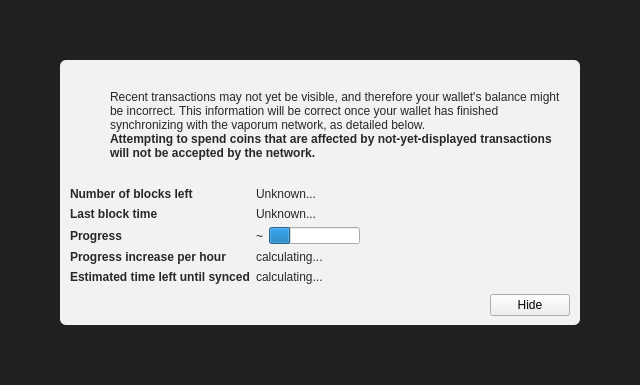
<?xml version="1.0" encoding="UTF-8"?>
<ui version="4.0">
 <class>ModalOverlay</class>
 <widget class="ModalOverlay" name="ModalOverlay">
  <property name="geometry">
   <rect>
    <x>0</x>
    <y>0</y>
    <width>640</width>
    <height>385</height>
   </rect>
  </property>
  <property name="windowTitle">
   <string>Form</string>
  </property>
  <layout class="QVBoxLayout" name="verticalLayout" stretch="0">
   <property name="sizeConstraint">
    <enum>QLayout::SetDefaultConstraint</enum>
   </property>
   <property name="leftMargin">
    <number>0</number>
   </property>
   <property name="topMargin">
    <number>0</number>
   </property>
   <property name="rightMargin">
    <number>0</number>
   </property>
   <property name="bottomMargin">
    <number>0</number>
   </property>
   <item>
    <widget class="QWidget" name="bgWidget" native="true">
     <property name="styleSheet">
      <string notr="true">#bgWidget { background: rgba(0,0,0,220); }</string>
     </property>
     <layout class="QVBoxLayout" name="verticalLayoutMain" stretch="1">
      <property name="leftMargin">
       <number>60</number>
      </property>
      <property name="topMargin">
       <number>60</number>
      </property>
      <property name="rightMargin">
       <number>60</number>
      </property>
      <property name="bottomMargin">
       <number>60</number>
      </property>
      <item>
       <widget class="QWidget" name="contentWidget" native="true">
        <property name="styleSheet">
         <string notr="true">#contentWidget { background: rgba(255,255,255,240); border-radius: 6px; }

QLabel { color: rgb(40,40,40);  }</string>
        </property>
        <layout class="QVBoxLayout" name="verticalLayoutSub" stretch="1,0,0,0">
         <property name="spacing">
          <number>0</number>
         </property>
         <property name="leftMargin">
          <number>10</number>
         </property>
         <property name="topMargin">
          <number>10</number>
         </property>
         <property name="rightMargin">
          <number>10</number>
         </property>
         <property name="bottomMargin">
          <number>10</number>
         </property>
         <item>
          <layout class="QHBoxLayout" name="horizontalLayoutIconText" stretch="0,1">
           <property name="topMargin">
            <number>20</number>
           </property>
           <item>
            <layout class="QVBoxLayout" name="verticalLayoutIcon">
             <property name="leftMargin">
              <number>0</number>
             </property>
             <item>
              <widget class="QPushButton" name="warningIcon">
               <property name="enabled">
                <bool>false</bool>
               </property>
               <property name="text">
                <string/>
               </property>
               <property name="icon">
                <iconset>
                 <normaloff>:/icons/warning</normaloff>
                 <disabledoff>:/icons/warning</disabledoff>:/icons/warning</iconset>
               </property>
               <property name="iconSize">
                <size>
                 <width>48</width>
                 <height>48</height>
                </size>
               </property>
               <property name="flat">
                <bool>true</bool>
               </property>
              </widget>
             </item>
             <item>
              <spacer name="verticalSpacerWarningIcon">
               <property name="orientation">
                <enum>Qt::Vertical</enum>
               </property>
               <property name="sizeHint" stdset="0">
                <size>
                 <width>20</width>
                 <height>40</height>
                </size>
               </property>
              </spacer>
             </item>
            </layout>
           </item>
           <item>
            <layout class="QVBoxLayout" name="verticalLayoutInfoText">
             <property name="leftMargin">
              <number>0</number>
             </property>
             <property name="topMargin">
              <number>0</number>
             </property>
             <item>
              <widget class="QLabel" name="infoText">
               <property name="text">
                <string>Recent transactions may not yet be visible, and therefore your wallet's balance might be incorrect. This information will be correct once your wallet has finished synchronizing with the vaporum network, as detailed below.</string>
               </property>
               <property name="textFormat">
                <enum>Qt::RichText</enum>
               </property>
               <property name="wordWrap">
                <bool>true</bool>
               </property>
              </widget>
             </item>
             <item>
              <widget class="QLabel" name="infoTextStrong">
               <property name="font">
                <font>
                 <weight>75</weight>
                 <bold>true</bold>
                </font>
               </property>
               <property name="text">
                <string>Attempting to spend coins that are affected by not-yet-displayed transactions will not be accepted by the network.</string>
               </property>
               <property name="textFormat">
                <enum>Qt::RichText</enum>
               </property>
               <property name="wordWrap">
                <bool>true</bool>
               </property>
              </widget>
             </item>
             <item>
              <spacer name="verticalSpacerInTextSpace">
               <property name="orientation">
                <enum>Qt::Vertical</enum>
               </property>
               <property name="sizeHint" stdset="0">
                <size>
                 <width>20</width>
                 <height>40</height>
                </size>
               </property>
              </spacer>
             </item>
            </layout>
           </item>
          </layout>
         </item>
         <item>
          <spacer name="verticalSpacerAfterText">
           <property name="orientation">
            <enum>Qt::Vertical</enum>
           </property>
           <property name="sizeHint" stdset="0">
            <size>
             <width>20</width>
             <height>40</height>
            </size>
           </property>
          </spacer>
         </item>
         <item>
          <layout class="QFormLayout" name="formLayout">
           <property name="fieldGrowthPolicy">
            <enum>QFormLayout::FieldsStayAtSizeHint</enum>
           </property>
           <property name="horizontalSpacing">
            <number>6</number>
           </property>
           <property name="verticalSpacing">
            <number>6</number>
           </property>
           <property name="topMargin">
            <number>10</number>
           </property>
           <item row="0" column="0">
            <widget class="QLabel" name="labelNumberOfBlocksLeft">
             <property name="font">
              <font>
               <weight>75</weight>
               <bold>true</bold>
              </font>
             </property>
             <property name="text">
              <string>Number of blocks left</string>
             </property>
            </widget>
           </item>
           <item row="0" column="1">
            <widget class="QLabel" name="numberOfBlocksLeft">
             <property name="text">
              <string>Unknown...</string>
             </property>
            </widget>
           </item>
           <item row="1" column="0">
            <widget class="QLabel" name="labelLastBlockTime">
             <property name="font">
              <font>
               <weight>75</weight>
               <bold>true</bold>
              </font>
             </property>
             <property name="text">
              <string>Last block time</string>
             </property>
            </widget>
           </item>
           <item row="1" column="1">
            <widget class="QLabel" name="newestBlockDate">
             <property name="sizePolicy">
              <sizepolicy hsizetype="Maximum" vsizetype="Preferred">
               <horstretch>0</horstretch>
               <verstretch>0</verstretch>
              </sizepolicy>
             </property>
             <property name="text">
              <string>Unknown...</string>
             </property>
            </widget>
           </item>
           <item row="2" column="0">
            <widget class="QLabel" name="labelSyncDone">
             <property name="font">
              <font>
               <weight>75</weight>
               <bold>true</bold>
              </font>
             </property>
             <property name="text">
              <string>Progress</string>
             </property>
            </widget>
           </item>
           <item row="2" column="1">
            <layout class="QHBoxLayout" name="horizontalLayoutSync" stretch="0,1">
             <item>
              <widget class="QLabel" name="percentageProgress">
               <property name="text">
                <string notr="true">~</string>
               </property>
              </widget>
             </item>
             <item>
              <widget class="QProgressBar" name="progressBar">
               <property name="value">
                <number>24</number>
               </property>
               <property name="format">
                <string/>
               </property>
              </widget>
             </item>
            </layout>
           </item>
           <item row="4" column="0">
            <widget class="QLabel" name="labelProgressIncrease">
             <property name="font">
              <font>
               <weight>75</weight>
               <bold>true</bold>
              </font>
             </property>
             <property name="text">
              <string>Progress increase per hour</string>
             </property>
            </widget>
           </item>
           <item row="4" column="1">
            <widget class="QLabel" name="progressIncreasePerH">
             <property name="text">
              <string>calculating...</string>
             </property>
            </widget>
           </item>
           <item row="5" column="0">
            <widget class="QLabel" name="labelEstimatedTimeLeft">
             <property name="font">
              <font>
               <weight>75</weight>
               <bold>true</bold>
              </font>
             </property>
             <property name="text">
              <string>Estimated time left until synced</string>
             </property>
            </widget>
           </item>
           <item row="5" column="1">
            <widget class="QLabel" name="expectedTimeLeft">
             <property name="text">
              <string>calculating...</string>
             </property>
            </widget>
           </item>
          </layout>
         </item>
         <item>
          <layout class="QHBoxLayout" name="horizontalLayoutButtons">
           <property name="leftMargin">
            <number>10</number>
           </property>
           <property name="topMargin">
            <number>10</number>
           </property>
           <item>
            <spacer name="horizontalSpacer">
             <property name="orientation">
              <enum>Qt::Horizontal</enum>
             </property>
             <property name="sizeHint" stdset="0">
              <size>
               <width>40</width>
               <height>20</height>
              </size>
             </property>
            </spacer>
           </item>
           <item>
            <widget class="QPushButton" name="closeButton">
             <property name="text">
              <string>Hide</string>
             </property>
            </widget>
           </item>
          </layout>
         </item>
        </layout>
       </widget>
      </item>
     </layout>
    </widget>
   </item>
  </layout>
 </widget>
 <customwidgets>
  <customwidget>
   <class>ModalOverlay</class>
   <extends>QWidget</extends>
   <header>modaloverlay.h</header>
   <container>1</container>
  </customwidget>
 </customwidgets>
 <resources/>
 <connections/>
</ui>
